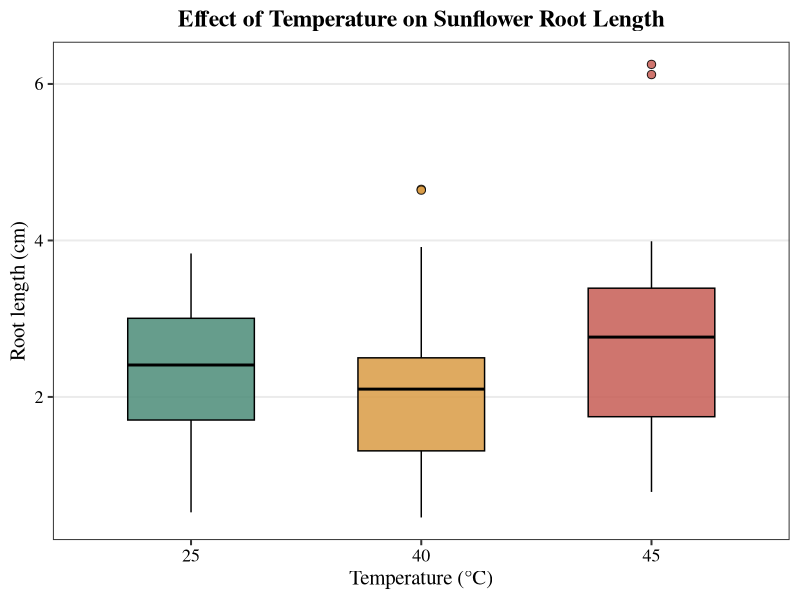
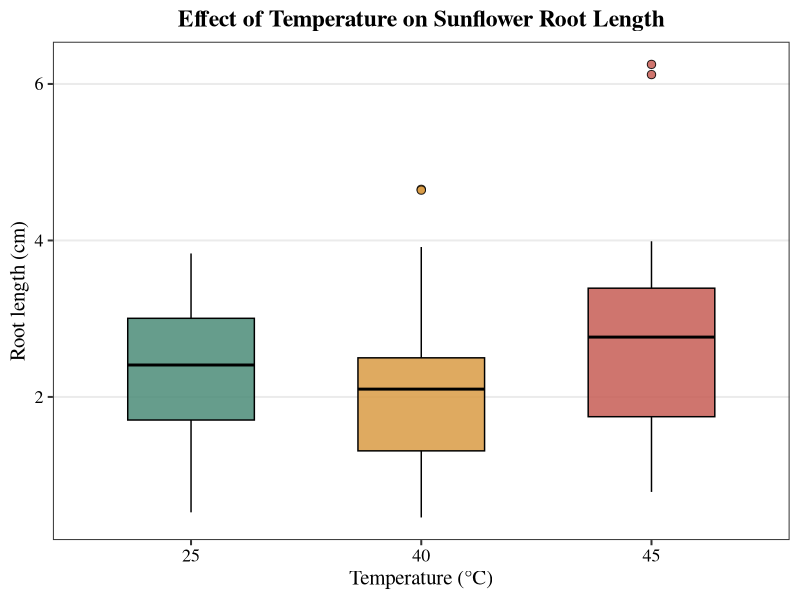

Recreate these plots in R, in order.

# =====================================================
# Sunflower Temperature Stress Analysis
# Figure 2: Root Length Across Temperatures
# =====================================================

library(readxl)
library(ggplot2)

# Import data
df <- read_excel("data/raw/sunflower_raw_data.xlsx")

# Set temperature order
df$temperature_c <- factor(
  df$temperature_c,
  levels = c(25, 40, 45)
)

# Create root length boxplot
p2 <- ggplot(
  df,
  aes(
    x = temperature_c,
    y = root_length_cm,
    fill = temperature_c
  )
) +
  geom_boxplot(
    width = 0.55,
    alpha = 0.85,
    outlier.shape = 21,
    outlier.size = 2.5,
    color = "black",
    na.rm = TRUE
  ) +
  scale_fill_manual(
    values = c(
      "25" = "#4C8C78",
      "40" = "#D99B45",
      "45" = "#C65D55"
    )
  ) +
  labs(
    title = "Effect of Temperature on Sunflower Root Length",
    x = "Temperature (°C)",
    y = "Root length (cm)"
  ) +
  theme_bw(base_size = 15, base_family = "serif") +
  theme(
    plot.title = element_text(
      size = 17,
      face = "bold",
      hjust = 0.5
    ),
    axis.title = element_text(size = 15),
    axis.text = element_text(size = 13, color = "black"),
    panel.grid.minor = element_blank(),
    panel.grid.major.x = element_blank(),
    legend.position = "none"
  )

# Display graph
print(p2)

# Save high-resolution figure
ggsave(
  filename = "figures/02_root_length_temperature.png",
  plot = p2,
  width = 8,
  height = 6,
  dpi = 300,
  bg = "white"
)
